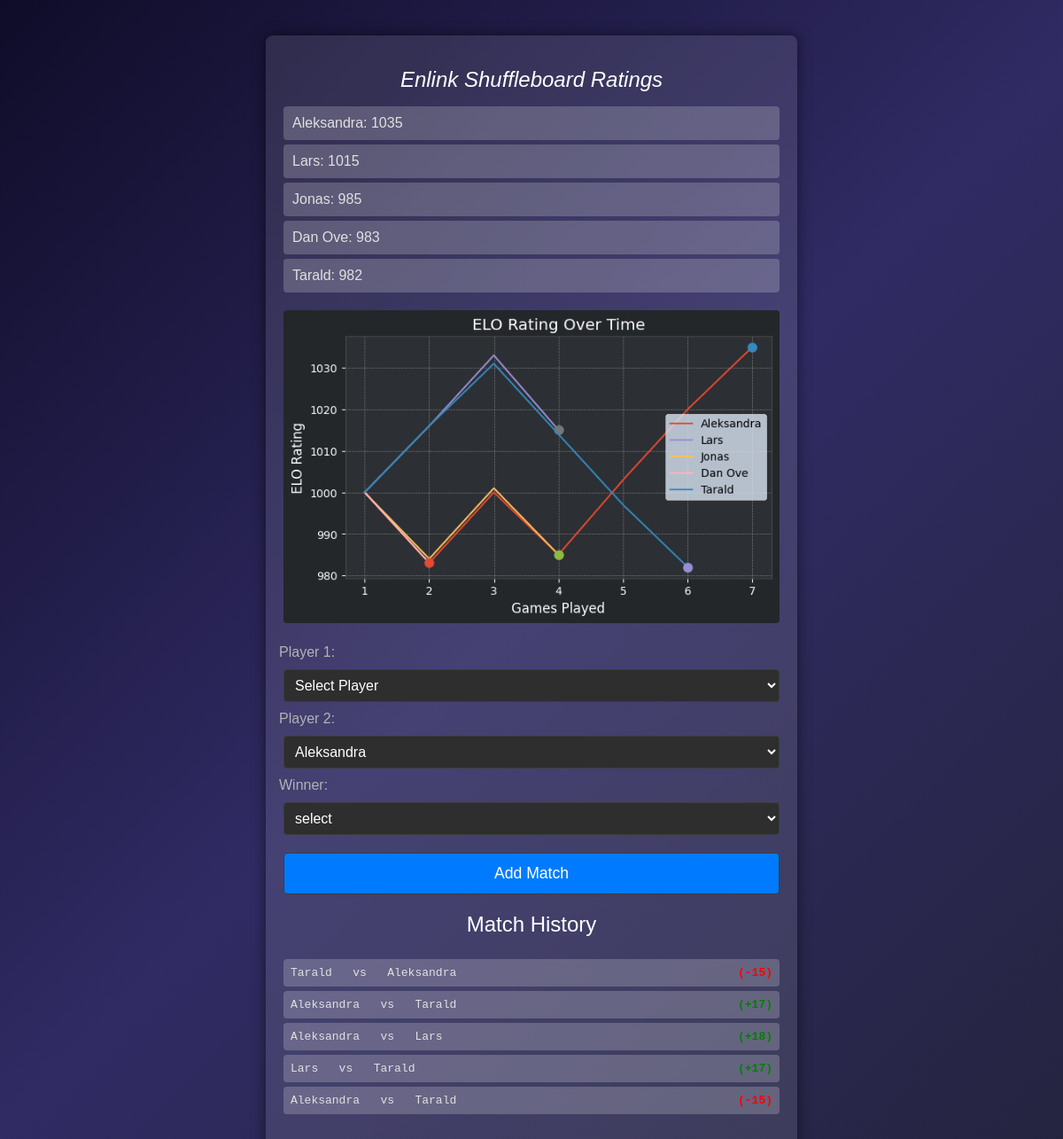
The page / on the database its author committed.
### app.py (models this page shows)
class Player(db.Model):
    id = db.Column(db.Integer, primary_key=True)
    name = db.Column(db.String(100), unique=True, nullable=False)
    rating = db.Column(db.Integer, nullable=False, default=1000)
    history = db.Column(db.String(5000), nullable=False, default='1000')

class Match(db.Model):
    id = db.Column(db.Integer, primary_key=True)
    player1_id = db.Column(db.Integer, db.ForeignKey('player.id'), nullable=False)
    player2_id = db.Column(db.Integer, db.ForeignKey('player.id'), nullable=False)
    winner_id = db.Column(db.Integer, db.ForeignKey('player.id'), nullable=False)
    elo_change_winner = db.Column(db.Integer, nullable=False)
    elo_change_loser = db.Column(db.Integer, nullable=False)
    player1 = db.relationship('Player', foreign_keys=[player1_id])
    player2 = db.relationship('Player', foreign_keys=[player2_id])
    winner = db.relationship('Player', foreign_keys=[winner_id])

### app.py (the view)
@app.route('/')
def index():
    players = Player.query.order_by(Player.rating.desc()).all()
    last_5_matches = Match.query.order_by(Match.id.desc()).limit(5).all()
    elo_chart = generate_elo_chart(players)
    return render_template('index.html', players=players, matches=last_5_matches, elo_chart=elo_chart)

### templates/index.html (shortened to what this page needs)
<!DOCTYPE html>
<html lang="en">
<head>
    <link rel="stylesheet" href="{{ url_for('static', filename='styles.css') }}">
</head>
<body>
    <div class="container">
        <div class="section" id="player-ratings">
            <h1><i>Enlink Shuffleboard Ratings</i></h1>
            <ul>
                {% for player in players %}
                <li>{{ player.name }}: {{ player.rating }}</li>
                {% endfor %}
            </ul>
        </div>
        <div class="section" id="elo-chart">
            <img alt="ELO Chart">
        </div>
        <div class="section" id="add-match">
            <form action="/add_match" method="post" onsubmit="return validateForm(); resetDropdowns();">
                <label for="player1">Player 1:</label>
                <select name="player1" id="player1" onchange="updatePlayer2Options()">
                    <option value="select">Select Player</option>
                </select>
                <label for="player2">Player 2:</label>
                <select name="player2" id="player2" onchange="updateWinnerOptions()">
                    {% for player in players %}
                    <option value="{{ player.name }}">{{ player.name }}</option>
                    {% endfor %}
                </select>
                <label for="winner">Winner:</label>
                <select name="winner" id="winner">
                    <option value="select">Select Winner</option>
                </select>
                <button type="submit">Add Match</button>
            </form>
        </div>
        <div class="section" id="match-history">
            <h2>Match History</h2>
            <ul class="match-history">
                {% for match in matches %}
                <li>
                    <span>{{ match.player1.name }} &nbsp; vs &nbsp; {{ match.player2.name }}</span>
                    <span class="elo-result {% if match.winner == match.player1 %}elo-positive{% else %}elo-negative{% endif %}">
                        {% if match.winner == match.player1 %}
                            (+{{ match.elo_change_winner }})
                        {% else %}
                            ({{ match.elo_change_loser }})
                        {% endif %}
                    </span>
                </li>
                {% endfor %}
            </ul>
        </div>
    </div>
</body>
</html>

### static/styles.css (style rules this page uses)
body { font-family: Arial, sans-serif; background: linear-gradient(135deg, #0f0c29, #302b63, #24243e); margin: 0; padding: 20px; display: flex; justify-content: center; align-items: center; min-height: 100vh; box-sizing: border-box; color: #ffffff; }
.container { background-color: rgba(255, 255, 255, 0.1); padding: 20px; border-radius: 8px; box-shadow: 0 0 15px rgba(0, 0, 0, 0.5); width: 95%; max-width: 600px; text-align: center; box-sizing: border-box; margin: 20px 0; }
h1, h2 { color: #ffffff; font-size: 1.5em; font-weight: 400; }
ul { list-style-type: none; padding: 0; margin: 0; }
li { background-color: rgba(255, 255, 255, 0.2); margin: 5px 0; padding: 10px; border-radius: 4px; text-align: left; font-size: 1em; color: #e0e0e0; }
form { margin: 20px 0; display: flex; flex-direction: column; gap: 10px; align-items: center; }
label { margin-right: 10px; font-size: 1em; width: 100%; text-align: left; color: #b3b3b3; }
select, button { margin-right: 0; padding: 8px; border-radius: 4px; border: 1px solid #3c3c3c; font-size: 1em; width: 100%; max-width: none; box-sizing: border-box; background-color: #2e2e2e; color: #ffffff; }
button { margin-top: 10px; padding: 12px 15px; background-color: #007bff; color: #ffffff; cursor: pointer; font-size: 1.1em; transition: background-color 0.3s ease; }
.section { margin-bottom: 20px; }
.elo-positive { color: rgb(55, 255, 55); font-weight: bold; }
.elo-negative { color: rgb(253, 88, 88); font-weight: bold; }
.match-history { max-height: 200px; overflow-y: auto; }
.match-history li { padding: 8px; font-family: monospace; }
.match-history li span { display: inline-block; min-width: 80px; }
#elo-chart img { width: 100%; height: auto; max-width: 100%; border-radius: 4px; }

### templates/index.html (style rules this page uses)
.elo-positive { color: green; font-weight: bold; }
.elo-negative { color: red; font-weight: bold; }
.match-history li { display: flex; justify-content: space-between; font-family: monospace; }
.match-history .elo-result { min-width: 60px; text-align: right; }

### rows shown on the page
Player: name "Aleksandra", rating "1035"
Player: name "Lars", rating "1015"
Player: name "Jonas", rating "985"
Player: name "Dan Ove", rating "983"
Player: name "Tarald", rating "982"
Match: player1.name "Tarald", player2.name "Aleksandra", elo_change_loser "-15"
Match: player1.name "Aleksandra", player2.name "Tarald", elo_change_winner "17"
Match: player1.name "Aleksandra", player2.name "Lars", elo_change_winner "18"
Match: player1.name "Lars", player2.name "Tarald", elo_change_winner "17"
Match: player1.name "Aleksandra", player2.name "Tarald", elo_change_loser "-15"

### other values the page prints
form field player2 "Aleksandra"
